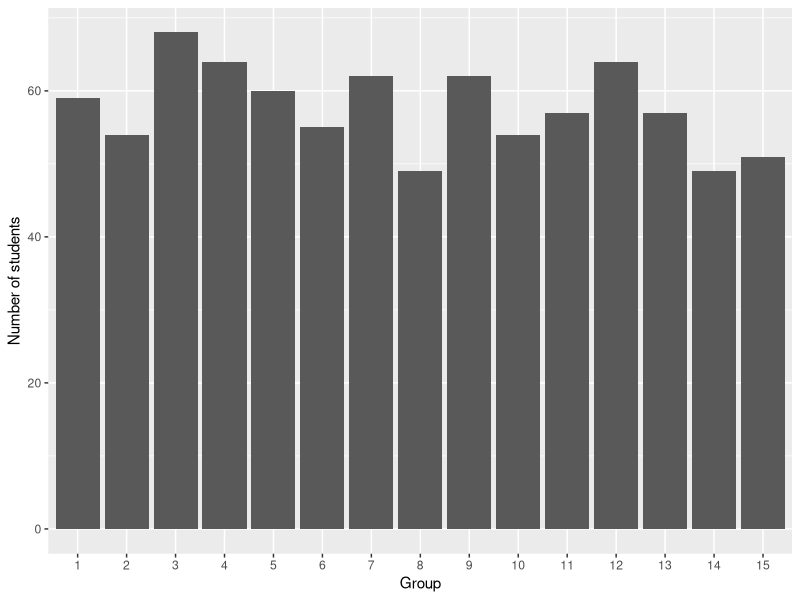
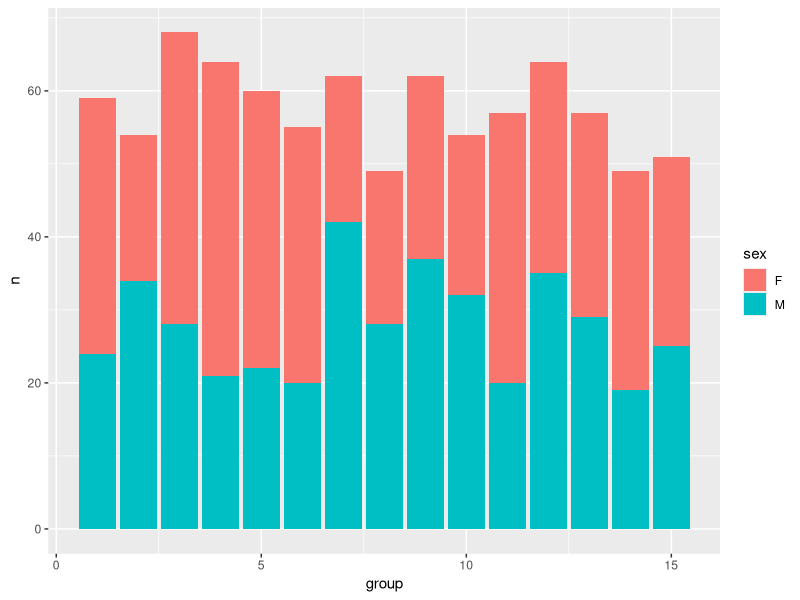
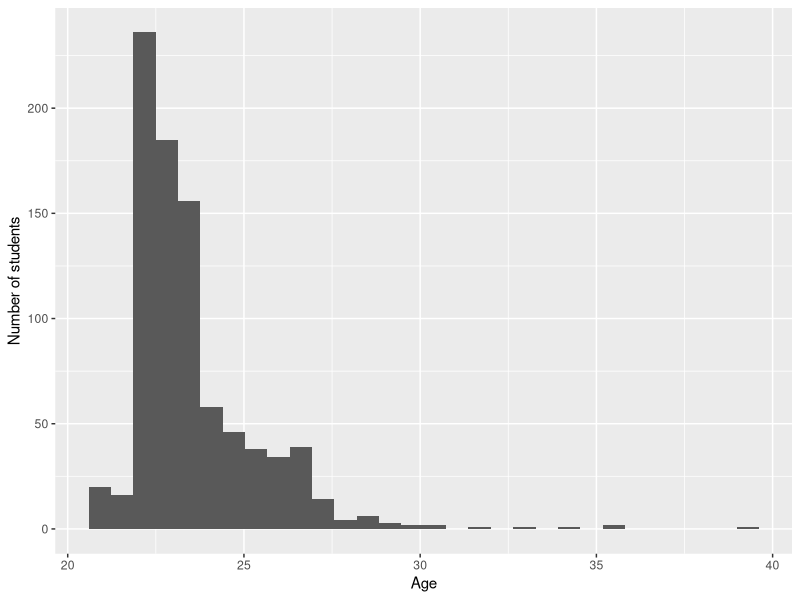
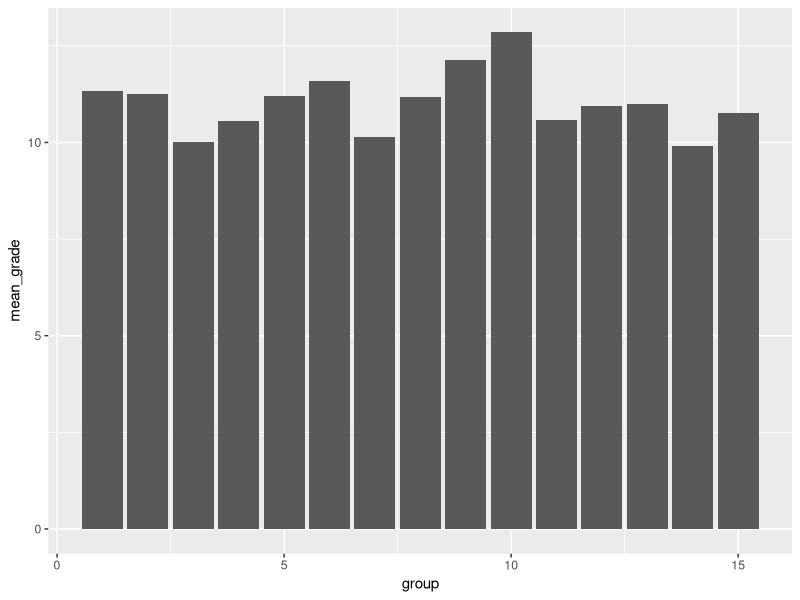
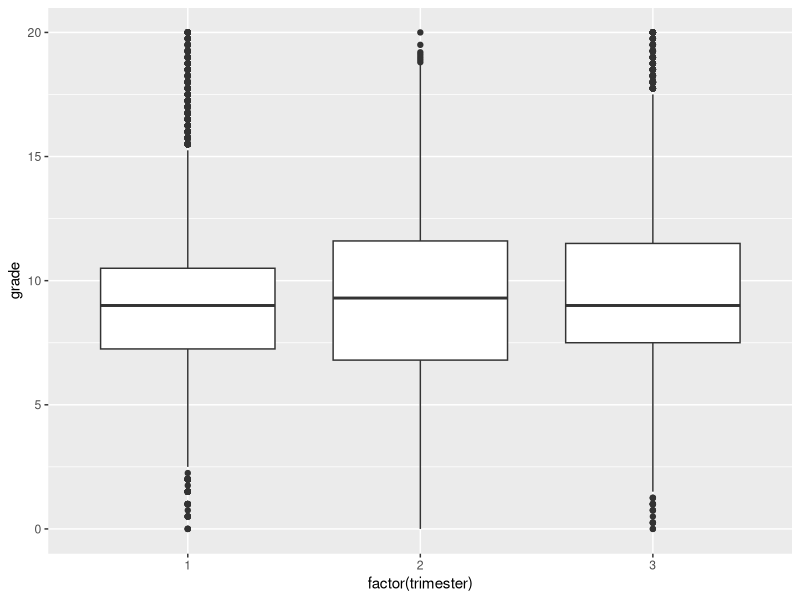
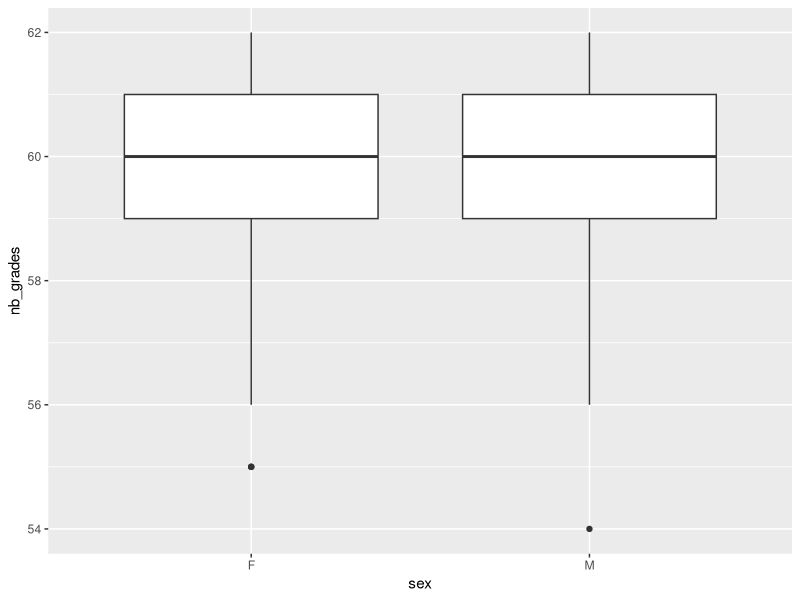
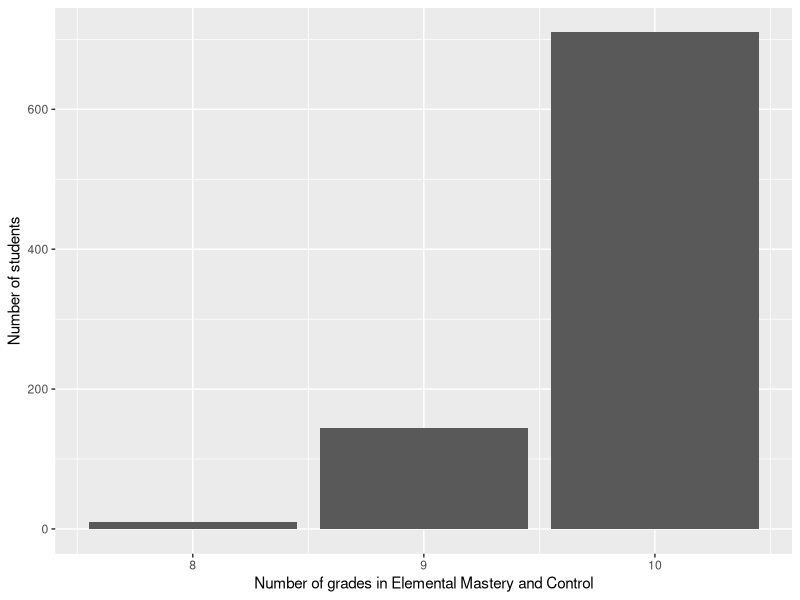
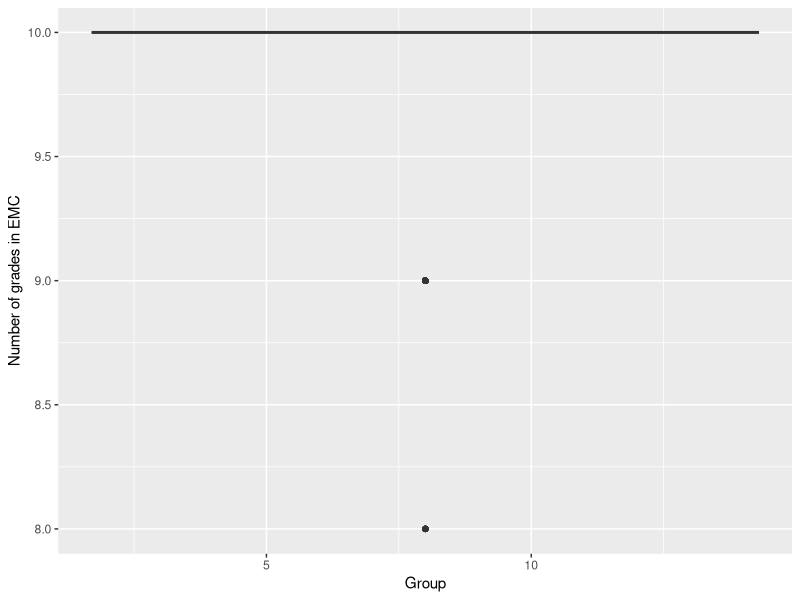

R code for these plots, in order:
## ---- chunk 1
library(readr)
library(here)
courses <- read_csv(here("courses.csv"), show_col_types = FALSE)
## ---- chunk 2
library(dplyr)
library(knitr)

courses |> 
  rename(
    course_name = course,
    identifier = course_id,
    number_of_exams = nb_grades
  ) |> 
  arrange(course_name) |> 
  kable()
## ---- chunk 3

students <- read_csv(here("students.csv"),show_col_types = FALSE) |>
  mutate(
    birth_date = as.Date(birth_date),
    sex = factor(sex)
  )

birth_date_class <- class(students$birth_date)
sex_class <- class(students$sex)

students |>
  slice_head(n = 5) |>
  kable()
## ---- chunk 4
library(readr)

grades <- read_delim(
  "grades.csv",
  delim = "|",
  na = "$",
  show_col_types = FALSE
)


## ---- chunk 5
library(dplyr)
library(ggplot2)

students |>
  count(group, name = "nb_students") |>
  ggplot(aes(x = factor(group), y = nb_students)) +
  geom_col() +
  labs(x = "Group", y = "Number of students")
## ---- chunk 6

students |>
  count(group, sex) |>
  ggplot(aes(x = group, y = n, fill = sex)) +
  geom_col()
## ---- chunk 7
library(lubridate)

students |>
  mutate(age = time_length(today() - birth_date, unit = "year")) |>
  ggplot(aes(x = age)) +
  labs(x = "Age", y = "Number of students") +
  geom_histogram()
## ---- chunk 8
median_age <- students |>
  mutate(age = time_length(today() - birth_date, unit = "year")) |>
  group_by(group) |>
  summarise(median_age = round(median(age)))

median_age |>
  kable()
## ---- chunk 9
oldest <- students |>
  mutate(age = round(time_length(today() - birth_date, unit = "year"))) |>
  group_by(group) |>
  filter(age == max(age)) |>
  ungroup() |>
  arrange(desc(age)) |>
  select(id, group, sex, age)

oldest |>
  kable()
## ---- chunk 10
library(dplyr)
library(tidyr)

nb_grades <- grades |>
  drop_na(grade) |>
  nrow()
## ---- chunk 11
cna_id <- courses |>
  filter(course == "Celestial Navigation and Astronomy") |>
  pull(course_id)

avg_cna <- students |>
  inner_join(grades, by = "id") |>
  filter(course_id == cna_id) |>
  group_by(group) |>
  summarise(mean_grade = mean(grade, na.rm = TRUE))

avg_cna |>
  ggplot(aes(x = group, y = mean_grade)) +
  geom_col()
## ---- chunk 12
library(dplyr)
library(ggplot2)

grades_trimester <- grades |>
  inner_join(courses, by = "course_id")

grades_trimester |>
  ggplot(aes(x = factor(trimester), y = grade)) +
  geom_boxplot()
## ---- chunk 13

grades_per_student <- grades |>
  filter(!is.na(grade)) |>
  group_by(id) |>
  summarise(nb_grades = n()) |>
  inner_join(students, by = "id") |>
  select(id, group, sex, nb_grades)


grades_per_student |>
  slice_head(n = 5) |>
  kable()

summary_table <- grades_per_student |>
  summarise(
    min = min(nb_grades),
    max = max(nb_grades),
    mean = mean(nb_grades),
    median = median(nb_grades)
  )
## ---- chunk 14
library(ggplot2)

grades_per_student |>
  ggplot(aes(x = sex, y = nb_grades)) +
  geom_boxplot()
## ---- chunk 15

emc_id <- courses |>
  filter(course == "Elemental Mastery and Control") |>
  pull(course_id)

emc_counts <- grades |>
  filter(course_id == emc_id) |>
  group_by(id) |>
  summarise(nb_grades = n())

emc_per_student <- students |>
  inner_join(emc_counts, by = "id") |>
  select(id, group, nb_grades)

emc_per_student |>
  slice_head(n = 5) |>
  kable()
## ---- chunk 16
emc_distribution <- emc_per_student |>
  count(nb_grades)

emc_distribution |>
  ggplot(aes(x = nb_grades, y = n)) +
  geom_col() +
labs(
    x = "Number of grades in Elemental Mastery and Control",
    y = "Number of students"
  )
## ---- chunk 17
emc_per_student |>
  ggplot(aes(x = group, y = nb_grades)) +
  geom_boxplot() + 
  labs(x = "Group", y = "Number of grades in EMC")
## ---- chunk 18
library(dplyr)
library(ggplot2)

emc_with_sex <- emc_per_student |>
  inner_join(select(students, id, sex), by = "id")

emc_with_sex |>
  ggplot(aes(x = group, y = nb_grades, color = sex)) +
  geom_boxplot()
## ---- chunk 19
avg_per_course <- grades |>
  filter(!is.na(grade)) |>
  group_by(id, course_id) |>
  summarise(avg_grade = mean(grade), .groups = "drop")

avg_with_group <- avg_per_course |>
  inner_join(select(students, id, group), by = "id")

avg_named <- avg_with_group |>
  inner_join(select(courses, course_id, course), by = "course_id")

avg_wide <- avg_named |>
  select(id, group, course, avg_grade) |>
  pivot_wider(
    names_from = course,
    values_from = avg_grade
  )

avg_wide |>
  select(id, group, 3:4) |>
  slice_head(n = 5) |>
  kable()

## ---- chunk 20

avg_wide |>
  ggplot(aes(x = `History of the Arcane`,
             y = `Swordsmanship and Martial Arts`)) +
  geom_point() +
  labs(
    x = "Average grade in History of the Arcane",
    y = "Average grade in Swordsmanship and Martial Arts"
  )
